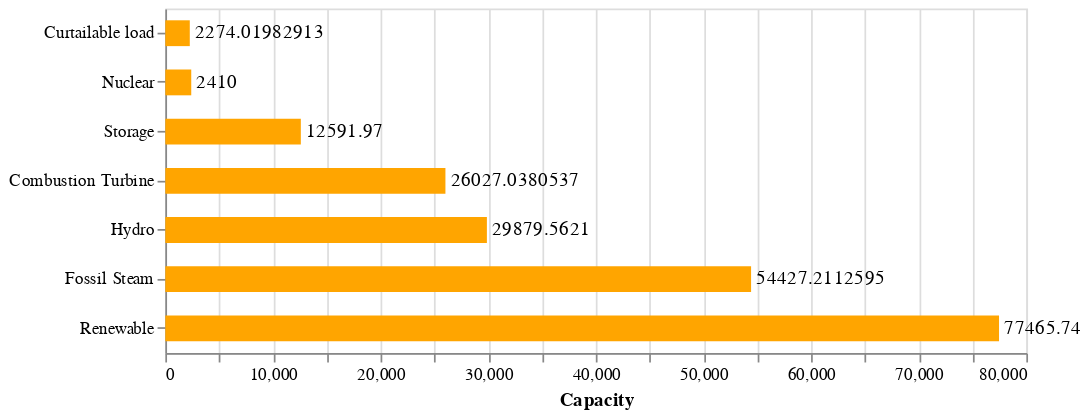

The notebook cell saved with this chart:
### Code cell
capacity_chart + capacity_chart.mark_text(align='left', dx = 3).encode(text=alt.Text('sum(Capmax)'))

### Figure 1 — Vega-Lite specification as saved in the notebook (floating-point values rounded to 4 significant figures; data arrays with more than 128 entries replaced by an {"elided": "..."} marker saying what was removed)
{"config": {"view": {"continuousWidth": 300, "continuousHeight": 300}}, "layer": [{"mark": {"type": "bar", "color": "orange", "height": 15}, "encoding": {"x": {"aggregate": "sum", "field": "Capmax", "title": "Capacity", "type": "quantitative"}, "y": {"field": "Unit Type", "sort": "x", "title": "", "type": "nominal"}}}, {"mark": {"type": "text", "align": "left", "dx": 3}, "encoding": {"text": {"aggregate": "sum", "field": "Capmax", "type": "quantitative"}, "x": {"aggregate": "sum", "field": "Capmax", "title": "Capacity", "type": "quantitative"}, "y": {"field": "Unit Type", "sort": "x", "title": "", "type": "nominal"}}}], "data": {"name": "data-aaa79879e135bdae3cefbe8a1632e79e"}, "height": 200, "width": 500, "$schema": "https://vega.github.io/schema/vega-lite/v5.20.1.json", "datasets": {"data-aaa79879e135bdae3cefbe8a1632e79e": {"elided": "1974 records"}}}
